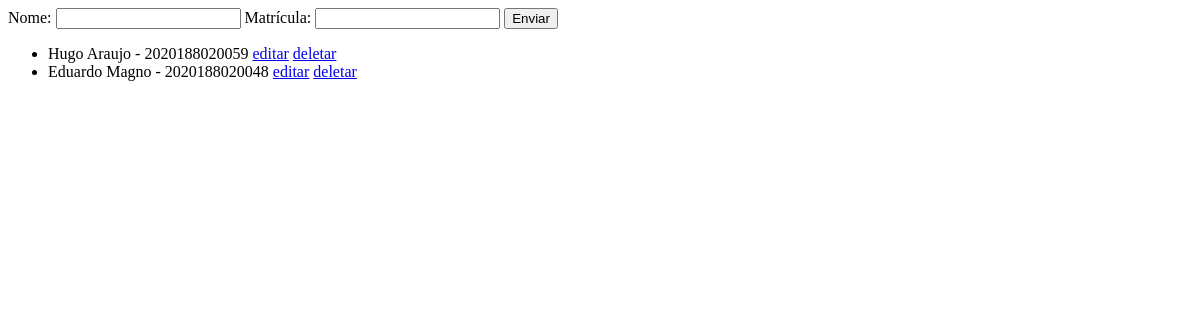
The app's page /tecnico/, older data.
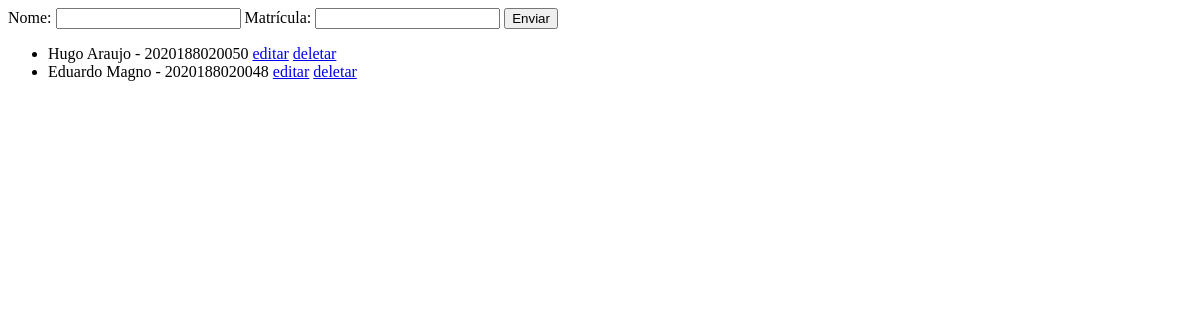
The same page, newer data.
### tecnico/models.py (models this page shows, shortened)
class tecnico(models.Model):
    nome = models.CharField(max_length=100)
    matricula = models.CharField(max_length=13, unique=True)

### tecnico/views.py (the view)
# urls.py: path('', tecnico__, name = 'tecnico'),
def tecnico__(request):
    tecnicos = tecnico.objects.all()
    return render(request, "tecnico/tecnico.html",{"tecnicos": tecnicos})

### tecnico/templates/tecnico/tecnico.html (shortened to what this page needs)
<!DOCTYPE html>
<html lang="pt-br">
<head>
</head>
<body>
    <form action="{% url 'salvar' %}" method="POST">
        <label for="nome">Nome:</label>
        <input type="text" name="nome">
        <label for="matricula">Matrícula: </label>
        <input type="text" name="matricula">
        <button type="submit">Enviar</button>
    </form>
    <ul>
    {% for tecnico in tecnicos %}
        <li>
             {{tecnico.nome}} - {{tecnico.matricula}}
             <a href="{% url 'editar' tecnico.id %}">editar</a>
             <a href="{% url 'deletar' tecnico.id %}">deletar</a>
            </li>
    {% endfor %}
    </ul>
</body>
</html>

Row changes from the older to the newer data that the page shows:
changed tecnico "Hugo Araujo": matricula "2020188020059" → "2020188020050"
